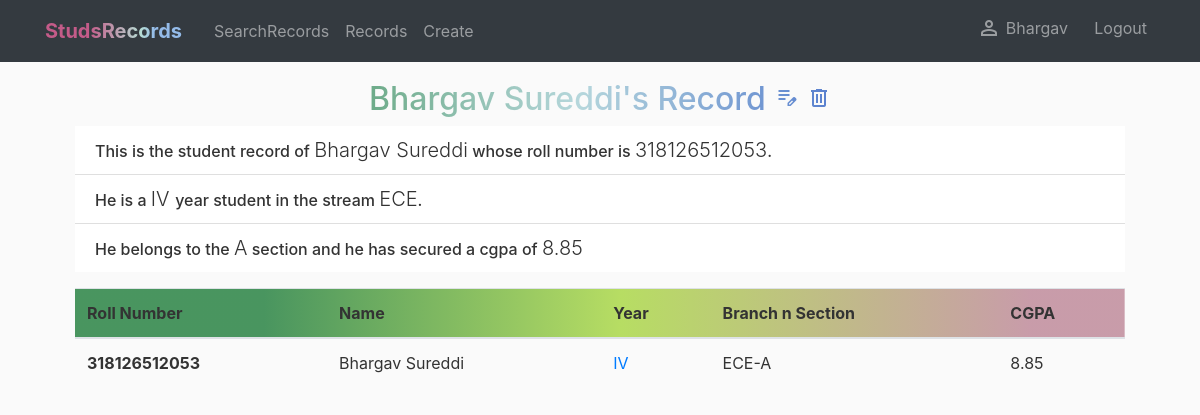
Page /records/1/detail (signed in) on the committed database.
### student/models.py (models this page shows, shortened)
class Student(models.Model):
    YEAR=[('I', 'First'),
    ('II', 'Second'),
    ('III', 'Third'),
    ('IV', 'Fourth')]
    BRANCH_SEC = [
    ('ECE-A', 'ECE-A'),
    ('ECE-B', 'ECE-B'),
    ('CSE-A', 'CSE-A'),
    ('CSE-B', 'CSE-B'),
    ('EEE-A', 'EEE-A')]
    roll_no=models.PositiveBigIntegerField(help_text="Enter your roll number (length-12) : <em>(318126xxxxxx)</em> format",verbose_name="Roll number",default=318126512000
    ,validators=[MinValueValidator(1),MaxValueValidator(318126512999),RegexValidator(r"^\d{1,12}")],unique=True)
    name=models.CharField(max_length=50)
    class_signature=models.CharField(
        max_length=5,
        choices=BRANCH_SEC,
        default="ECE-A",
        verbose_name="Branch and Section"
    )
    cgpa=models.DecimalField(decimal_places=2,max_digits=4,validators=[RegexValidator(r"^\d{1}\.\d{1,2}$")],help_text="format: <em>x.xx</em> Eg:8.85",error_messages={"invalid":"Enter according to the format x.xx"})
    year=models.CharField(max_length=4,choices=YEAR,default="I")

### student/views.py (the view)
# urls.py: path('records/<int:pk>/detail',RecordsDetailView.as_view(),name="record-detail"),
class RecordsDetailView(LoginRequiredMixin,DetailView):
    model = Student

### student/templates/student/student_detail.html (shortened to what this page needs)
{% extends 'student/base.html' %} {% block content %}
<div class="container">
  <h2 class="text-center deetsheader">{{object.name}}'s Record
    <a href="{% url 'record-update' object.pk %}" class="nostyle"><span class="material-symbols-outlined" >edit_note</span></a>
  <a href="{% url 'record-delete' object.pk %}" class="nostyle"><span class="material-symbols-outlined">
            </span></a>
  </h2>
  <h6 class="text-justify">
    <ul class="list-group list-group-flush">
      <li class="list-group-item">
        This is the student record of
        <span class="lead">{{object.name}}</span> whose roll number is
        <span class="lead">{{object.roll_no}}</span>.
      </li>
      <li class="list-group-item">
        He is a <span class="lead">{{object.year}} </span> year student in the stream
        <span class="lead">{{object.class_signature|slice:":3"}}</span>.
      </li>
      <li class="list-group-item">
        He belongs to the
        <span class="lead">{{object.class_signature|slice:"4:"}}</span> section
        and he has secured a cgpa of <span class="lead">{{object.cgpa}}</span>
      </li>
    </ul>
  </h6>
  <table class="table mt-3 table-hover">
    <thead class="theaddeets">
      <tr>
        <th scope="col">Roll Number</th>
        <th scope="col">Name</th>
        <th scope="col">Year</th>
        <th scope="col">Branch n Section</th>
        <th scope="col">CGPA</th>
      </tr>
    </thead>
    <tbody>
      <tr>
        <th scope="row">{{object.roll_no}}</th>
        <td>{{object.name}}</td>
        <td><a href="{% url 'records-year' object.year %}">{{object.year}}</a></td>
        <td>{{object.class_signature}}</td>
        <td>{{object.cgpa}}</td>
      </tr>
    </tbody>
  </table>
</div>
{% endblock content %}

### student/templates/student/base.html (shortened to what this page needs)
{% load static %}
<!DOCTYPE html>
<html lang="en">
  <head>
    <link
      rel="stylesheet"
      href="https://cdn.jsdelivr.net/npm/bootstrap@4.0.0/dist/css/bootstrap.min.css"
    />
    <link rel="stylesheet" href="{% static 'css/main.css' %}" />
  </head>
  <body>
    <nav class="navbar navbar-expand-md navbar-dark bg-dark fixed-top">
      <div class="container">
        <a class="navbar-brand mr-4 font-weight-bold" href="{% url 'student-home' %}">StudsRecords</a>
        <div class="collapse navbar-collapse" id="navbarToggle">
          <div class="navbar-nav mr-auto">
            <a class="nav-item nav-link" href="{% url 'records-filtered' %}">SearchRecords</a>
            <a class="nav-item nav-link" href="{% url 'records-list' %}">Records</a>
            <a class="nav-item nav-link" href="{% url 'record-create' %}">Create</a>
          </div>
          <div class="navbar-nav">
            {% if user.is_authenticated %}
            <a class="nav-item nav-link" href="{% url 'user-profile' %}">
              <div class="container">
                <div class="row no-gutters">
                  <div class="col-md-4">
              <span class="material-symbols-outlined ">person</span>
                  </div>
                  <div class="col-md-4"><span>{{user.username}}</span></div>
                </div>
              </div>
              </a>
            <a class="nav-item nav-link" href="{% url 'logout' %}">Logout</a>
            {% else %}
            <a class="nav-item nav-link" href="{% url 'login' %}"> Login</a>
            {% endif %}
          </div>
        </div>
      </div>
    </nav>
    <main role="main" class="container mt-5">
      <div class="container">
         {% block content %}{% endblock content %}
      </div>
    </main>
  </body>
</html>

### static/css/main.css (style rules this page uses)
body { background: #fafafa; color: #333333; margin-top: 5rem; }
.heading, .navbar-brand { background: rgb(196, 91, 137); background: linear-gradient( 90deg, rgba(196, 91, 137, 1) 32%, rgba(182, 220, 212, 1) 70%, rgba(148, 187, 233, 1) 80% ); -webkit-background-clip: text; -webkit-text-fill-color: transparent; }
.deetsheader { background: rgb(10, 113, 40); background: linear-gradient( 90deg, rgba(10, 113, 40, 0.7374300061821604) 18%, rgba(182, 215, 220, 1) 48%, rgba(14, 58, 196, 1) 91% ); -webkit-background-clip: text; -webkit-text-fill-color: transparent; }
.theaddeets,h1 { background: linear-gradient( 90deg, rgba(10, 113, 40, 0.7374300061821604) 18%, rgba(183, 221, 99, 1) 52%, rgba(147, 55, 83, 0.48252804539784666) 91% ); }
.nostyle { color: inherit; text-decoration: none; }

### rows in the picture
Student: name "Bhargav Sureddi", roll_no "318126512053", year "IV", class_signature "ECE", class_signature "A", cgpa "8.85", class_signature "ECE-A"

### other values in the picture
{{ user.username }} "Bhargav"
